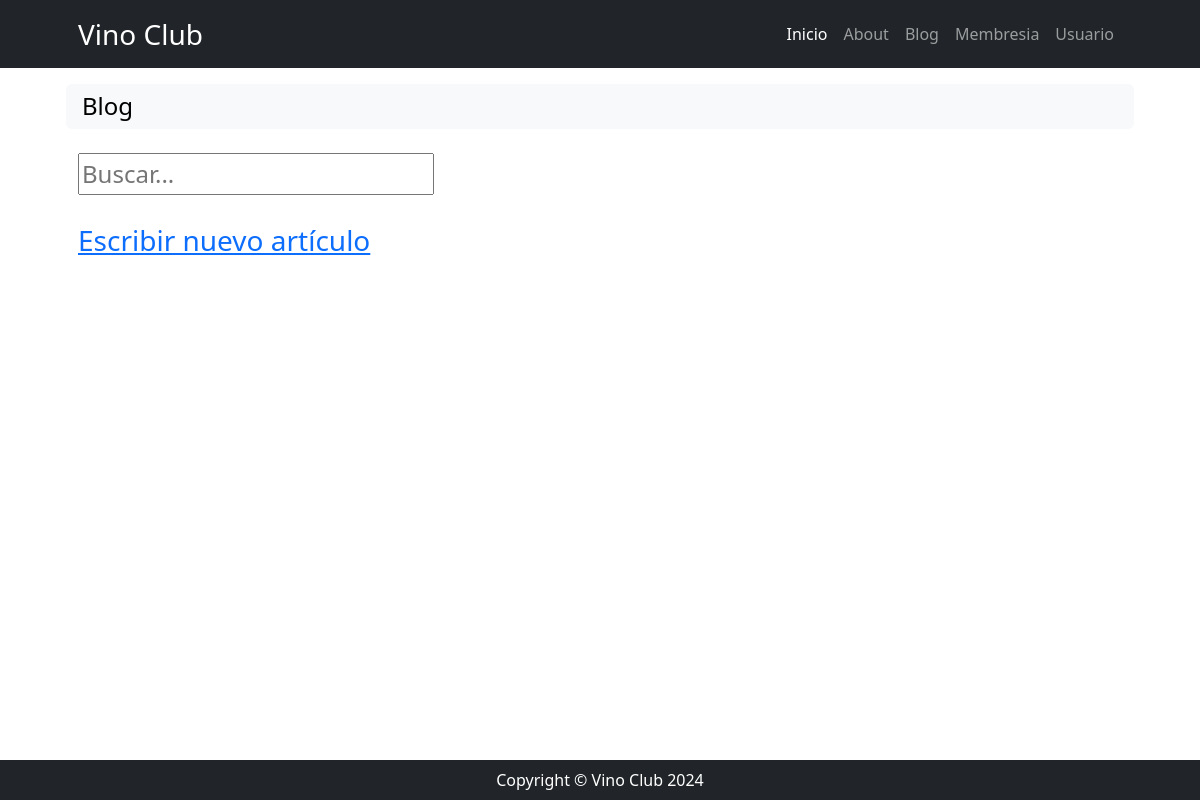
Page /blog/ on the earlier database version.
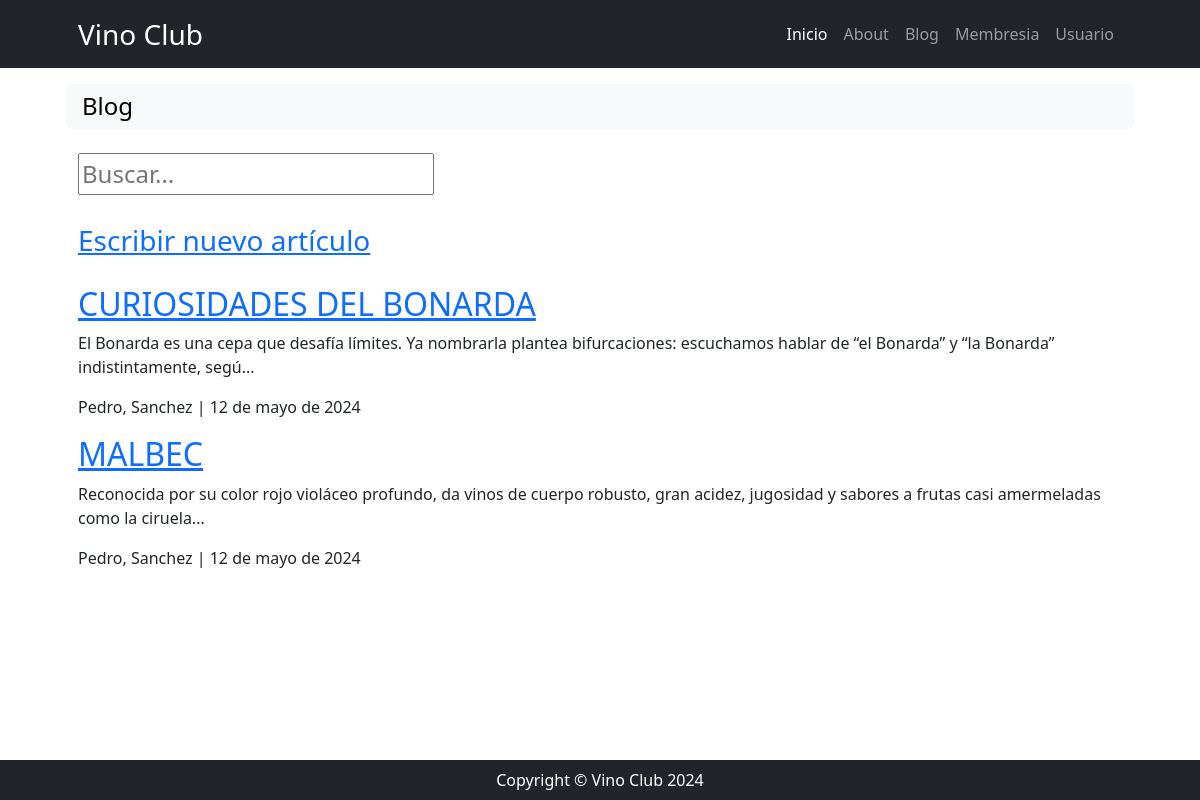
Same page on the later database version.
### blog/models.py (models this page shows, shortened)
class Blog(models.Model):
    titulo = models.CharField(max_length=100)
    cuerpo = models.TextField(max_length=3000)
    autor = models.ForeignKey(Usuario, default=None, on_delete=models.SET_NULL, null=True, blank=True)
    fecha = models.DateField(auto_now_add=True)
    def snippet(self):
        return self.cuerpo[:150]+'...'

### usuario/models.py (models this page shows)
class Usuario(models.Model):
    nombre = models.CharField(max_length=45)
    apellido = models.CharField(max_length=45)
    pais_origen_id = models.ForeignKey(Pais, on_delete=models.SET_NULL, blank=True, null=True, verbose_name="país de origen")
    email = models.EmailField(max_length=100)
    password = models.CharField(max_length=200)
    created_at = models.DateField(auto_now_add=True)
    def __str__(self) -> str:
        return f"{self.nombre}, {self.apellido}"

### blog/views.py (the view)
# urls.py: path('', views.home, name='home'),
def home(request):
    blogs = models.Blog.objects.all().order_by('fecha')
    return render(request, 'blog/index.html', {'blogs': blogs})

### blog/templates/blog/index.html
{% extends 'core/base.html' %}
{% block title %}
    {% include 'core/components/title1.html' with title='Blog'%}
{% endblock title %}
{% block content %}
    <div class="fs-4 pb-4">
        <form action="{% url 'blog:blog_search' %}" method="get">
            <input type="text" name="consulta" placeholder="Buscar...">
        </form>
    </div>
    <div class="fs-3 pb-4">
        <a href="{% url 'blog:blog_create' %}">Escribir nuevo artículo</a>
    </div>
    <div class="blog">
        {% for blog in blogs %}
            <div class="blog">
                <h2><a href="{% url 'blog:blog_fullview' blog.id %}">{{ blog.titulo }}</a></h2>
                <p>{{ blog.snippet }}</p>
                <p>{{ blog.autor }} | {{ blog.fecha }}</p>
            </div>
        {% endfor %}
    </div>
{% endblock content %}

Differences in the rows shown:
added Blog: titulo "CURIOSIDADES DEL BONARDA", snippet "El Bonarda es una cepa que desafía límites. Ya nombrarla plantea bifurcaciones: escuchamos hablar de “el Bonarda” y “la Bonarda” indistintamente, segú...", autor "Pedro, Sanchez", fecha "12 de mayo de 2024"
added Blog: titulo "MALBEC", snippet "Reconocida por su color rojo violáceo profundo, da vinos de cuerpo robusto, gran acidez, jugosidad y sabores a frutas casi amermeladas como la ciruela...", autor "Pedro, Sanchez", fecha "12 de mayo de 2024"
